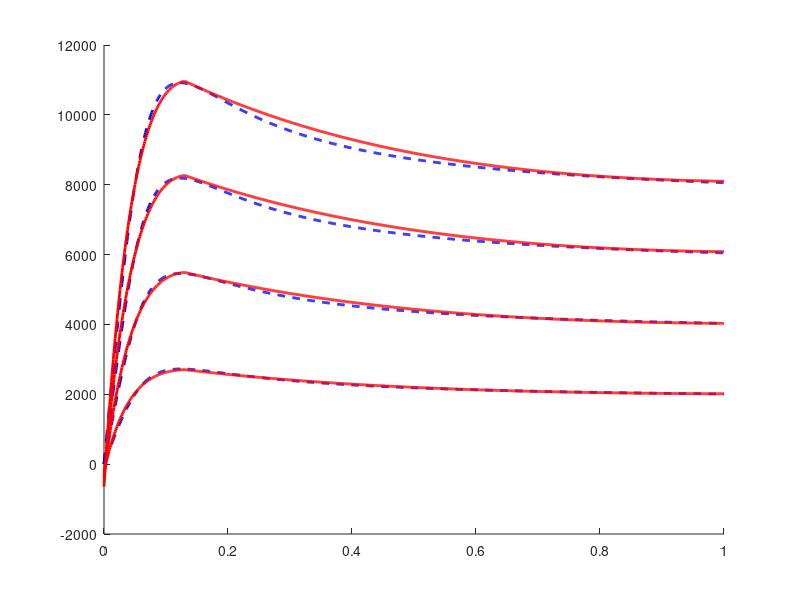

The MATLAB script that drew this image:
clear;
clc;
load('carsim_mfdata.mat');  %试验数据 工作区
k = 2730;
s_test1=0:0.001:0.13;
a= -1.164;          
b= 0.564;
c= 0.641;
d= 0.043;
u_sim1 =(a*s_test1+b+c*(1-2*exp(-s_test1/d)));
a_m = 0.13;%最大值横坐标
a_b = 0.049;%第二段加载初点横坐标
a_o = 1;%横坐标最大值
Fa_m= a*a_m+b+c*(1-2*exp(-a_m/d));
Fa_b= a*a_b+b+c*(1-2*exp(-a_b/d));
f1 = (a_m-a_b)/(a_o-a_m);
s_test2=0.13:0.001:1;
u_sim2 = Fa_m+Fa_b-a*(a_b+f1*(s_test2-a_m))-b-c*(1-2*exp(-(a_b+f1*(s_test2-a_m))/d));
Fx_cau1_02=u_sim1*k;
Fx_cau2_02=u_sim2*k;
s1_02=s_test1;
s2_02=s_test2;
hold on;
plot(s,mf02,'--b','LineWidth',2);
hold on;
plot(s1_02,Fx_cau1_02,'r','LineWidth',2);
hold on;
plot(s2_02,Fx_cau2_02,'r','LineWidth',2);


k = 5460;
s_test1=0:0.001:0.13;
a= -1.809;          
b= 0.643;
c= 0.702;
d= 0.05;
u_sim1 =(a*s_test1+b+c*(1-2*exp(-s_test1/d)));
a_m = 0.13;%最大值横坐标
a_b = 0.05;%第二段加载初点横坐标
a_o = 1;%横坐标最大值
Fa_m= a*a_m+b+c*(1-2*exp(-a_m/d));
Fa_b= a*a_b+b+c*(1-2*exp(-a_b/d));
f1 = (a_m-a_b)/(a_o-a_m);
s_test2=0.13:0.001:1;
u_sim2 = Fa_m+Fa_b-a*(a_b+f1*(s_test2-a_m))-b-c*(1-2*exp(-(a_b+f1*(s_test2-a_m))/d));
Fx_cau1_04=u_sim1*k;
Fx_cau2_04=u_sim2*k;
s1_04=s_test1;
s2_04=s_test2;
hold on;
plot(s,mf04,'--b','LineWidth',2);
hold on;
plot(s1_04,Fx_cau1_04,'r','LineWidth',2);
hold on;
plot(s2_04,Fx_cau2_04,'r','LineWidth',2);


k = 8189;
s_test1=0:0.001:0.13;
a= -2.079;          
b= 0.677;
c= 0.728;
d= 0.053;
u_sim1 =(a*s_test1+b+c*(1-2*exp(-s_test1/d)));
a_m = 0.13;%最大值横坐标
a_b = 0.051;%第二段加载初点横坐标
a_o = 1;%横坐标最大值
Fa_m= a*a_m+b+c*(1-2*exp(-a_m/d));
Fa_b= a*a_b+b+c*(1-2*exp(-a_b/d));
f1 = (a_m-a_b)/(a_o-a_m);
s_test2=0.13:0.001:1;
u_sim2 = Fa_m+Fa_b-a*(a_b+f1*(s_test2-a_m))-b-c*(1-2*exp(-(a_b+f1*(s_test2-a_m))/d));
Fx_cau1_06=u_sim1*k;
Fx_cau2_06=u_sim2*k;
s1_06=s_test1;
s2_06=s_test2;
hold on;
plot(s,mf06,'--b','LineWidth',2);
hold on;
plot(s1_06,Fx_cau1_06,'r','LineWidth',2);
hold on;
plot(s2_06,Fx_cau2_06,'r','LineWidth',2);


k = 10920;
s_test1=0:0.001:0.13;
a= -1.878;          
b= 0.65;
c= 0.709;
d= 0.051;
u_sim1 =(a*s_test1+b+c*(1-2*exp(-s_test1/d)));
a_m = 0.13;%最大值横坐标
a_b = 0.051;%第二段加载初点横坐标
a_o = 1;%横坐标最大值
Fa_m= a*a_m+b+c*(1-2*exp(-a_m/d));
Fa_b= a*a_b+b+c*(1-2*exp(-a_b/d));
f1 = (a_m-a_b)/(a_o-a_m);
s_test2=0.13:0.001:1;
u_sim2 = Fa_m+Fa_b-a*(a_b+f1*(s_test2-a_m))-b-c*(1-2*exp(-(a_b+f1*(s_test2-a_m))/d));
Fx_cau1_08=u_sim1*k;
Fx_cau2_08=u_sim2*k;
s1_08=s_test1;
s2_08=s_test2;
hold on;
plot(s,mf08,'--b','LineWidth',2);
hold on;
plot(s1_08,Fx_cau1_08,'r','LineWidth',2);
hold on;
plot(s2_08,Fx_cau2_08,'r','LineWidth',2);
print -depsc C:\Users\86152\OneDrive\duan\OneDrive\Lasis\010-轮胎模型\HysTire\figure\newfigure\1

k = 13650;
s_test1=0:0.001:0.14;
a= -1.562;          
b= 0.611;
c= 0.677;
d= 0.048;
u_sim1 =(a*s_test1+b+c*(1-2*exp(-s_test1/d)));
a_m = 0.14;%最大值横坐标
a_b = 0.051;%第二段加载初点横坐标
a_o = 1;%横坐标最大值
Fa_m= a*a_m+b+c*(1-2*exp(-a_m/d));
Fa_b= a*a_b+b+c*(1-2*exp(-a_b/d));
f1 = (a_m-a_b)/(a_o-a_m);
s_test2=0.14:0.001:1;
u_sim2 = Fa_m+Fa_b-a*(a_b+f1*(s_test2-a_m))-b-c*(1-2*exp(-(a_b+f1*(s_test2-a_m))/d));
Fx_cau1_10=u_sim1*k;
Fx_cau2_10=u_sim2*k;
s1_10=s_test1;
s2_10=s_test2;
hold on;
h1=plot(s,mf10,'--b','LineWidth',2);
hold on;
h2=plot(s1_10,Fx_cau1_10,'r','LineWidth',2);
hold on;
plot(s2_10,Fx_cau2_10,'r','LineWidth',2);
axis([0 1 0 15000]);
legend([h1 h2],'MF','HysTire','location','northeast','box','off');
xlabel('Slip ratio{\it s} (-)');
ylabel('Longitudinal force{\it F_x} (N)');
set(gca,'XTick',[0:0.2:1]);
set(gca,'YTick',[0:3000:15000]);
